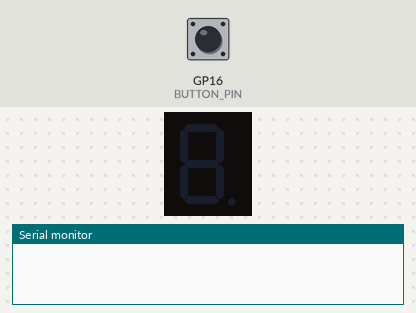
A sketch run on a simulated Raspberry Pi Pico. On the bench: 1-digit seven-segment display, the last lines printed to the serial monitor. Wiring (from diagram.json): 1-digit 7-segment display, segments lit when HIGH: segments GP0, GP1, GP2, GP3, GP4, GP5, GP6. Inputs (shaded band) come from the test bench; at power-on: GP16 (BUTTON_PIN) HIGH. The segment pins are drawn as the display they are named for.

Above: at 1.2 s.
1.3 s: GP16 (BUTTON_PIN) pulled LOW for 0.15 s
At 1.7 s:
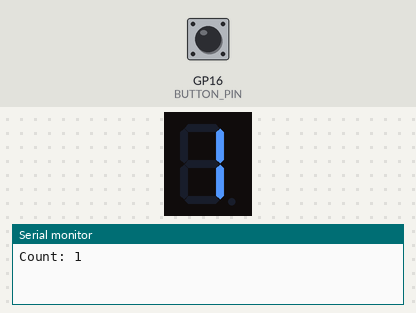
2.9 s: GP16 (BUTTON_PIN) pulled LOW for 1 s
At 4.2 s:
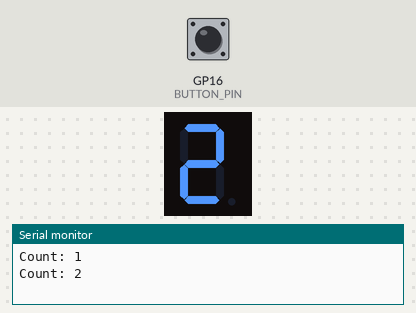
5.4 s: GP16 (BUTTON_PIN) pulled LOW for 0.15 s
At 6.1 s:
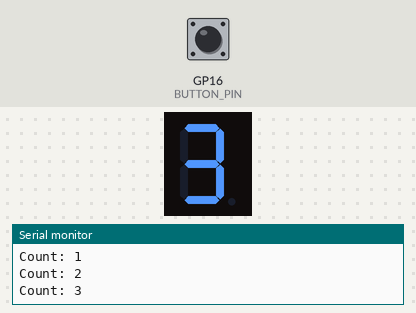
7.0 s: GP16 (BUTTON_PIN) pulled LOW for 1 s
At 7.3 s:
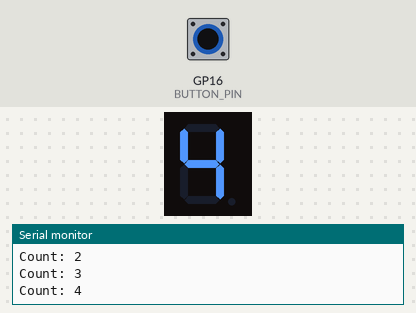
Timing chart, 0 to 10.0 s (numbered marks = the images above; inputs shaded):
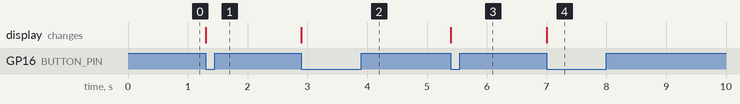

The sketch:

sketch.ino
```cpp
// ------------------------------------------------------------
// Project 15 - 7-Segment Counter
// Show a number from 0 to 9 on a common-cathode 7-segment
// display. Each button press advances the count by one.
//
// Wiring (direct connections are fine in simulation):
//   Segment A -> GP0   Segment E -> GP4
//   Segment B -> GP1   Segment F -> GP5
//   Segment C -> GP2   Segment G -> GP6
//   Segment D -> GP3   COM -> GND (cathode display)
//   Button: GP16 (Physical Pin 21) -> pin 1.l, pin 2.l -> GND
//
// Physical pins: GP0=1, GP1=2, GP2=4, GP3=5, GP4=6, GP5=7,
//                GP6=9, GP16=21
// ------------------------------------------------------------

// Segment order in our array: A, B, C, D, E, F, G
const int segPins[7] = {0, 1, 2, 3, 4, 5, 6};

const int BUTTON_PIN = 16;    // advance button

// One byte per digit: bit i = segment i (A is bit 0).
// Example for "0": segments A,B,C,D,E,F on -> 0b00111111
const byte digitPatterns[10] = {
  0b00111111,   // 0
  0b00000110,   // 1
  0b01011011,   // 2
  0b01001111,   // 3
  0b01100110,   // 4
  0b01101101,   // 5
  0b01111101,   // 6
  0b00000111,   // 7
  0b01111111,   // 8
  0b01101111    // 9
};

int count = 0;
int lastButtonState = HIGH;

void setup() {
  for (int i = 0; i < 7; i++) {
    pinMode(segPins[i], OUTPUT);
  }
  pinMode(BUTTON_PIN, INPUT_PULLUP);
  Serial.begin(115200);
}

void displayDigit(int n) {
  byte pattern = digitPatterns[n];
  for (int i = 0; i < 7; i++) {
    // Bit i of the pattern = state of segment i (HIGH = lit)
    digitalWrite(segPins[i], (pattern >> i) & 1 ? HIGH : LOW);
  }
}

void loop() {
  int current = digitalRead(BUTTON_PIN);

  if (lastButtonState == HIGH && current == LOW) {   // new press
    count++;
    if (count > 9) {
      count = 0;                    // wrap back to zero
    }
    displayDigit(count);
    Serial.print("Count: ");
    Serial.println(count);
  }

  lastButtonState = current;
}
```

Measured:
- after the input at 1.3 s, the display: changes at once (image 1)
- after the input at 2.9 s, the display: changes at once (image 2)
- after the input at 5.4 s, the display: changes at once (image 3)
- after the input at 7.0 s, the display: changes at once (image 4)
